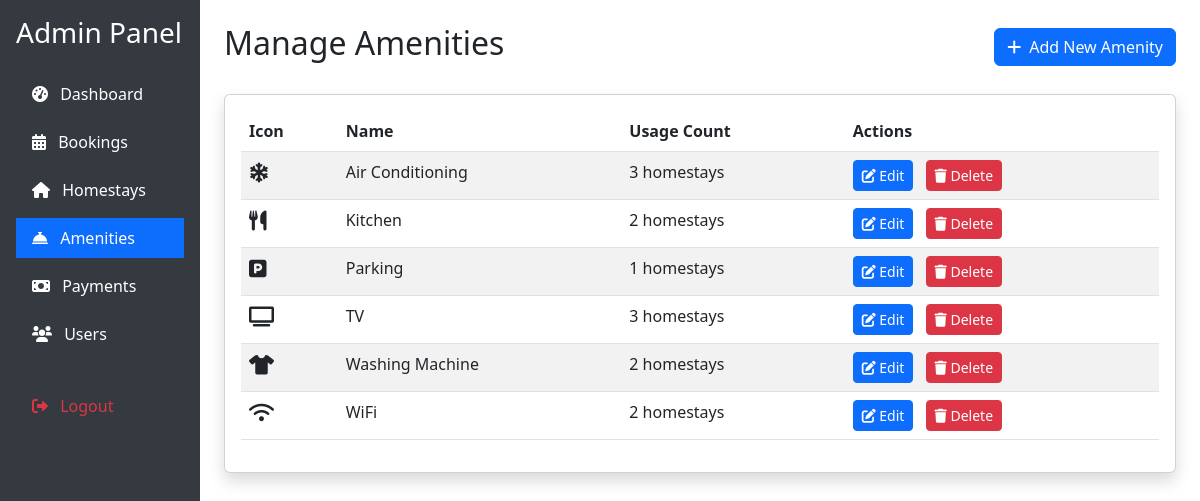
The page /admin_amenities.php (signed in) on the database its author committed.
### tables this page shows
CREATE TABLE `amenities` (
  `amenity_id` int NOT NULL,
  `name` varchar(50) NOT NULL,
  `icon` varchar(255) NOT NULL,
  `price` float NOT NULL
);

### admin_amenities.php (the view, shortened to what this page needs)
<?php
require_once 'config.php';
$query = "SELECT a.*, COUNT(ha.homestay_id) as usage_count
          FROM amenities a
          LEFT JOIN homestay_amenities ha ON a.amenity_id = ha.amenity_id
          GROUP BY a.amenity_id
          ORDER BY a.name";
$amenities = $conn->query($query);
?>
<!DOCTYPE html>
<html lang="en">
<head>
    <link href="https://cdn.jsdelivr.net/npm/bootstrap@5.3.0/dist/css/bootstrap.min.css" rel="stylesheet">
    <link href="https://cdnjs.cloudflare.com/ajax/libs/font-awesome/6.0.0/css/all.min.css" rel="stylesheet">
</head>
<body>
<div class="container-fluid">
    <div class="row">
        <div class="col-md-3 col-lg-2 sidebar p-3">
            <h3 class="text-white mb-4">Admin Panel</h3>
            <div class="nav flex-column">
                <a href="admin.php" class="nav-link mb-2">
                    <i class="fas fa-tachometer-alt me-2"></i> Dashboard
                </a>
                <a href="admin_bookings.php" class="nav-link mb-2">
                    <i class="fas fa-calendar-alt me-2"></i> Bookings
                </a>
                <a href="admin_homestays.php" class="nav-link mb-2">
                    <i class="fas fa-home me-2"></i> Homestays
                </a>
                <a href="admin_amenities.php" class="nav-link active mb-2">
                    <i class="fas fa-concierge-bell me-2"></i> Amenities
                </a>
                <a href="admin_payments.php" class="nav-link mb-2">
                    <i class="fas fa-money-bill me-2"></i> Payments
                </a>
                <a href="admin_users.php" class="nav-link mb-2">
                    <i class="fas fa-users me-2"></i> Users
                </a>
                <a href="logout.php" class="nav-link mt-4 text-danger">
                    <i class="fas fa-sign-out-alt me-2"></i> Logout
                </a>
            </div>
        </div>
        <div class="col-md-9 col-lg-10 p-4">
            <div class="d-flex justify-content-between align-items-center mb-4">
                <h2>Manage Amenities</h2>
                <button class="btn btn-primary" data-bs-toggle="modal" data-bs-target="#addAmenityModal">
                    <i class="fas fa-plus me-2"></i>Add New Amenity
                </button>
            </div>
            <div class="card shadow">
                <div class="card-body">
                    <div class="table-responsive">
                        <table class="table table-striped">
                            <thead>
                                <tr>
                                    <th>Icon</th>
                                    <th>Name</th>
                                    <th>Usage Count</th>
                                    <th>Actions</th>
                                </tr>
                            </thead>
                            <tbody>
                                <?php while ($amenity = $amenities->fetch_assoc()): ?>
                                    <tr>
                                        <td><i class="<?php echo $amenity['icon']; ?> fa-lg"></i></td>
                                        <td><?php echo htmlspecialchars($amenity['name']); ?></td>
                                        <td><?php echo $amenity['usage_count']; ?> homestays</td>
                                        <td>
                                            <button class="btn btn-sm btn-primary me-2" data-bs-toggle="modal" data-bs-target="#editAmenityModal<?php echo $amenity['amenity_id']; ?>">
                                                <i class="fas fa-edit"></i> Edit
                                            </button>
                                            <button class="btn btn-sm btn-danger" onclick="deleteAmenity(<?php echo $amenity['amenity_id']; ?>)">
                                                <i class="fas fa-trash"></i> Delete
                                            </button>
                                        </td>
                                    </tr>
                                <?php endwhile; ?>
                            </tbody>
                        </table>
                    </div>
                </div>
            </div>
        </div>
    </div>
</div>
</body>
</html>

### admin_amenities.php (style rules this page uses)
.sidebar { min-height: 100vh; background-color: #343a40; }
.nav-link { color: #fff; }
.nav-link.active { background-color: #0d6efd; }

### rows shown on the page
amenities: name "Air Conditioning", usage_count "3"
amenities: name "Kitchen", usage_count "2"
amenities: name "Parking", usage_count "1"
amenities: name "TV", usage_count "3"
amenities: name "Washing Machine", usage_count "2"
amenities: name "WiFi", usage_count "2"
